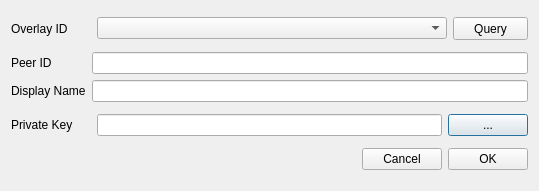
<?xml version="1.0" encoding="UTF-8"?>
<ui version="4.0">
 <class>Dialog</class>
 <widget class="QDialog" name="Dialog">
  <property name="geometry">
   <rect>
    <x>0</x>
    <y>0</y>
    <width>539</width>
    <height>191</height>
   </rect>
  </property>
  <property name="windowTitle">
   <string>Channel Join</string>
  </property>
  <layout class="QGridLayout" name="gridLayout_2">
   <item row="6" column="0">
    <layout class="QHBoxLayout" name="horizontalLayout">
     <item>
      <widget class="QLabel" name="label_4">
       <property name="minimumSize">
        <size>
         <width>80</width>
         <height>20</height>
        </size>
       </property>
       <property name="text">
        <string>Private Key</string>
       </property>
      </widget>
     </item>
     <item>
      <widget class="QLineEdit" name="lineEdit_private_key">
       <property name="enabled">
        <bool>true</bool>
       </property>
       <property name="readOnly">
        <bool>true</bool>
       </property>
      </widget>
     </item>
     <item>
      <widget class="QPushButton" name="button_search_private">
       <property name="text">
        <string>...</string>
       </property>
      </widget>
     </item>
    </layout>
   </item>
   <item row="0" column="0">
    <layout class="QHBoxLayout" name="horizontalLayout_5">
     <item>
      <widget class="QLabel" name="label">
       <property name="minimumSize">
        <size>
         <width>80</width>
         <height>17</height>
        </size>
       </property>
       <property name="maximumSize">
        <size>
         <width>80</width>
         <height>17</height>
        </size>
       </property>
       <property name="text">
        <string>Overlay ID</string>
       </property>
      </widget>
     </item>
     <item>
      <widget class="QComboBox" name="comboBox_overlay_id"/>
     </item>
     <item>
      <widget class="QPushButton" name="button_query">
       <property name="minimumSize">
        <size>
         <width>75</width>
         <height>23</height>
        </size>
       </property>
       <property name="maximumSize">
        <size>
         <width>75</width>
         <height>23</height>
        </size>
       </property>
       <property name="text">
        <string>Query</string>
       </property>
      </widget>
     </item>
    </layout>
   </item>
   <item row="7" column="0">
    <layout class="QHBoxLayout" name="horizontalLayout_4">
     <item>
      <spacer name="horizontalSpacer">
       <property name="orientation">
        <enum>Qt::Horizontal</enum>
       </property>
       <property name="sizeHint" stdset="0">
        <size>
         <width>40</width>
         <height>20</height>
        </size>
       </property>
      </spacer>
     </item>
     <item>
      <widget class="QPushButton" name="button_cancel">
       <property name="text">
        <string>Cancel</string>
       </property>
      </widget>
     </item>
     <item>
      <widget class="QPushButton" name="button_ok">
       <property name="text">
        <string>OK</string>
       </property>
      </widget>
     </item>
    </layout>
   </item>
   <item row="5" column="0">
    <layout class="QGridLayout" name="gridLayout">
     <item row="1" column="0">
      <widget class="QLabel" name="label_2">
       <property name="text">
        <string>Peer ID</string>
       </property>
      </widget>
     </item>
     <item row="1" column="1">
      <widget class="QLineEdit" name="lineEdit_peer_id"/>
     </item>
     <item row="2" column="0">
      <widget class="QLabel" name="label_3">
       <property name="text">
        <string>Display Name</string>
       </property>
      </widget>
     </item>
     <item row="2" column="1">
      <widget class="QLineEdit" name="lineEdit_display_name"/>
     </item>
    </layout>
   </item>
  </layout>
 </widget>
 <tabstops>
  <tabstop>button_query</tabstop>
  <tabstop>comboBox_overlay_id</tabstop>
  <tabstop>lineEdit_peer_id</tabstop>
  <tabstop>lineEdit_display_name</tabstop>
  <tabstop>button_search_private</tabstop>
  <tabstop>lineEdit_private_key</tabstop>
  <tabstop>button_cancel</tabstop>
  <tabstop>button_ok</tabstop>
 </tabstops>
 <resources/>
 <connections/>
</ui>
